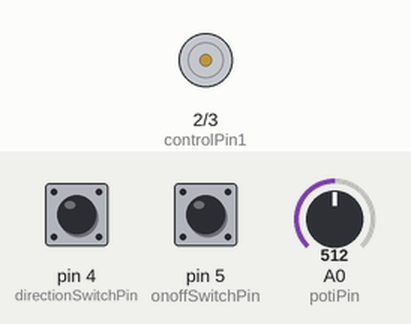
Recording of a sketch running on a simulated Arduino Uno, built with avr-gcc and run on an emulated ATmega328P. On the bench: motor-driver pin pairs drawn as motors (green arrow = first pin HIGH = forward, orange = second pin HIGH = backward, longer = more drive, scaled by the enable pin). Inputs (shaded band) come from the test bench; at power-on: pin 4 (directionSwitchPin) LOW, pin 5 (onoffSwitchPin) LOW, A0 (potiPin) = 512.

Above: at 1.2 s.
1.3 s: pin 4 (directionSwitchPin) pulled HIGH for 0.15 s
2.9 s: pin 5 (onoffSwitchPin) pulled HIGH for 0.15 s
At 3.7 s:
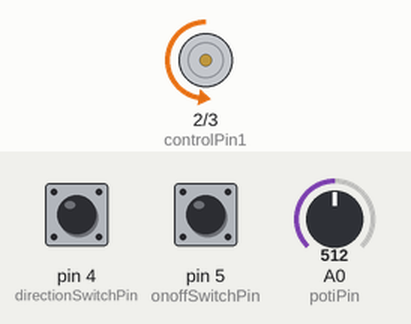
4.5 s: A0 (potiPin) set to 716
At 4.8 s:
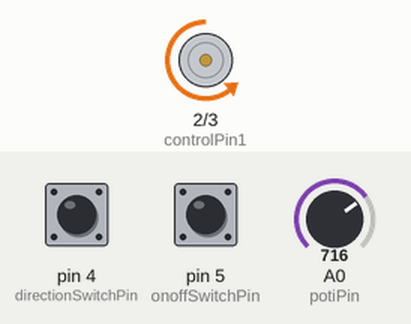
6.0 s: A0 (potiPin) set to 900
At 7.1 s:
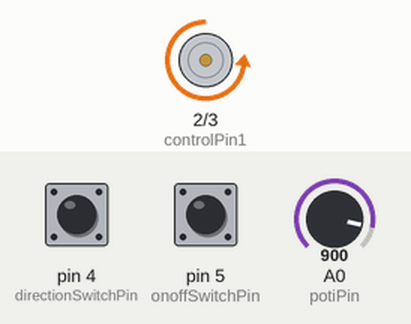
7.5 s: pin 4 (directionSwitchPin) pulled HIGH for 1 s
At 8.4 s:
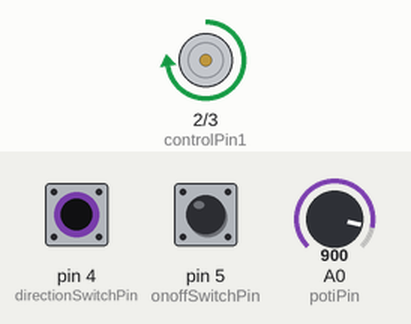
10.0 s: A0 (potiPin) set to 511
At 11.3 s:
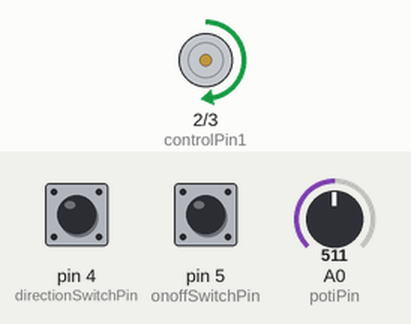
Timing chart, 0 to 12.5 s (numbered marks = the images above; inputs shaded):
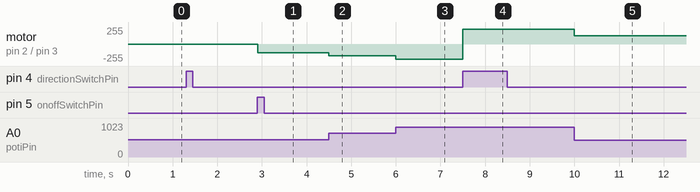

The sketch:

10_DC_motor_with_H-bridge_driver.ino
```cpp
const int controlPin1 = 2;
const int controlPin2 = 3;
const int enablePin = 9;
const int directionSwitchPin = 4;
const int onoffSwitchPin = 5;
const int potiPin = A0;

int onoffState = 0;
int previousonoffState = 0;
int directionState = 0;
int previousDirectionState = 0;

int motorEnabled = 0;
int motorSpeed = 0;
int motorDirection = 1;


void setup() {
  pinMode(directionSwitchPin, INPUT); // define pins connected to switches as input
  pinMode(onoffSwitchPin, INPUT);

  pinMode(controlPin1, OUTPUT); // define pins connected to H-bridge as output
  pinMode(controlPin2, OUTPUT);
  pinMode(enablePin, OUTPUT);

  analogWrite(enablePin, 0);
}

void loop() {
  onoffState = digitalRead(onoffSwitchPin); // read the switch state
  delay(1);

  directionState = digitalRead(directionSwitchPin); // read the direction state
  delay(1);

  motorSpeed = analogRead(potiPin) / 4; // read the motor speed from the potentiometer pin

  if (onoffState != previousonoffState) {
    if (onoffState == HIGH) {
      motorEnabled = !motorEnabled; // if the switch is pressed, turn on the motor
    }
  }

  if (directionState != previousDirectionState) {
    if (directionState == HIGH) {
      motorDirection = !motorDirection; // if the direction switch is pressed, reverse the motor direction
    }
  }

  if (motorDirection == 1) {
    digitalWrite(controlPin1, HIGH);
    digitalWrite(controlPin2, LOW);
  }
  else {
    digitalWrite(controlPin1, LOW);
    digitalWrite(controlPin2, HIGH);
  }


  if (motorEnabled == 1) { // if the motor was enabled, send the motor speed
    analogWrite(enablePin, motorSpeed);
  }
  else { // if the motor is disabled, set the speed to zero
    analogWrite(enablePin, 0);
  }


  previousDirectionState = directionState; // save the current direction state for the next loop
  previousonoffState = onoffState; // save the current switch state for the next loop

}
```

Measured:
- after the input at 2.9 s, motor on pin 2 (controlPin1) / pin 3 (controlPin2): stopped → backward 128/255 at once
- after the input at 4.5 s, motor on pin 2 (controlPin1) / pin 3 (controlPin2): backward 128/255 → backward 179/255 at once
- after the input at 6.0 s, motor on pin 2 (controlPin1) / pin 3 (controlPin2): backward 179/255 → backward 225/255 at once
- after the input at 7.5 s, motor on pin 2 (controlPin1) / pin 3 (controlPin2): backward 225/255 → forward 225/255 at once
- after the input at 10.0 s, motor on pin 2 (controlPin1) / pin 3 (controlPin2): forward 225/255 → forward 127/255 at once
